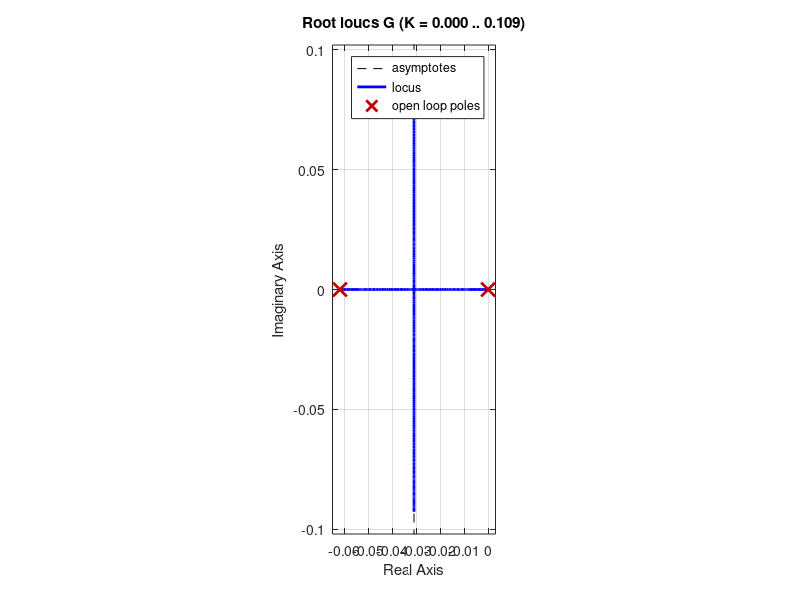
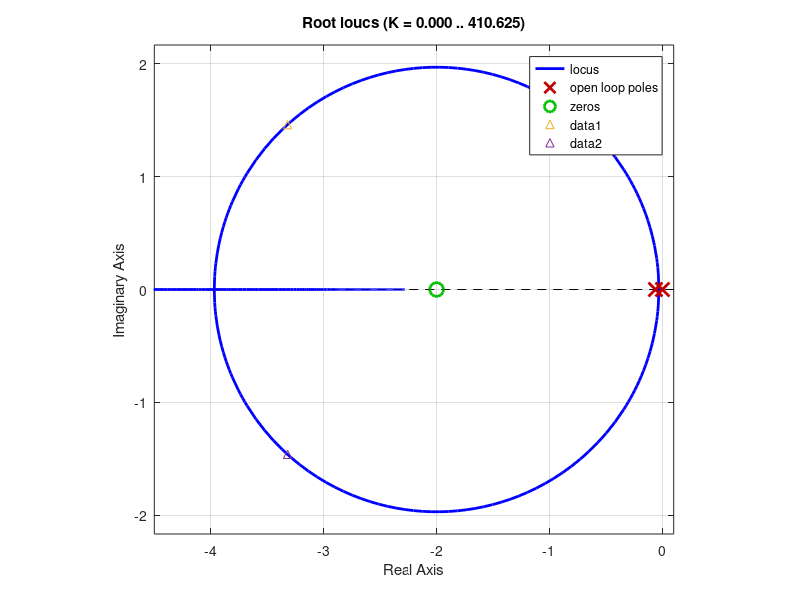

Reproduce these figures in MATLAB, in order. (Note: this script raises an error after producing the figures.)
clf

% Define transfer function variable
s = tf('s');

% Constants
ke = 0.71;
rl = 0.05;
bl = 20;
j = 0.2;
ml = 3.89;
Ml = ml+((4*j)/rl^2);

G = (2*ke*Ml^(-1))/(rl*(s^2+s*Ml^(-1)*bl))

figure(1)
%rlocus(G*((1+(1/2)*s)))
rlocus(G)
%zgrid(0.71,1)
%xlim([-2.5 0.1])
%ylim([-1.2 1.2])
%xlim([-4.5 0.2])
%ylim([-2.5 2.5])
%x = [0.54,0.54];
%y = [0.6,0.5];
%x1 = [0.55,0.55];
%y1 = [0.4,0.49];
%a = annotation('textarrow',x,y,'String','Gain = 150 ');
%b = annotation('textarrow',x1,y1,'String','Gain = inf ');
axis equal
%text(-0.99,0.755,'\zeta =')
%text(-0.99,-0.755,'\zeta =')
%text(-1.24,0.03,'\omega_n =')

%text(-0.25,0.3,'45.23^{\circ}', 'FontSize', 8)

x0=0;
   y0=0;
   plotwidth=600;
   height=400;
   set(gcf,'position',[x0,y0,plotwidth,height])
   
exportgraphics(gcf,'plant_rlocus.pdf','ContentType','vector')

figure(2)
rlocus(G*((1+(1/2)*s)))

x = [0.54,0.54];
y = [0.6,0.5];
x1 = [0.55,0.55];
y1 = [0.4,0.49];

xlim([-4.5 0.1])
axis equal
hold on
p = plot(-3.32,1.46,'^',-3.32,-1.46,'^')
p(1).Color='k';
p(2).Color='k';
grid on


x0=0;
   y0=0;
   plotwidth=600;
   height=400;
   set(gcf,'position',[x0,y0,plotwidth,height])
   
exportgraphics(gcf,'plant_rlocus_zero_22.pdf','ContentType','vector')

